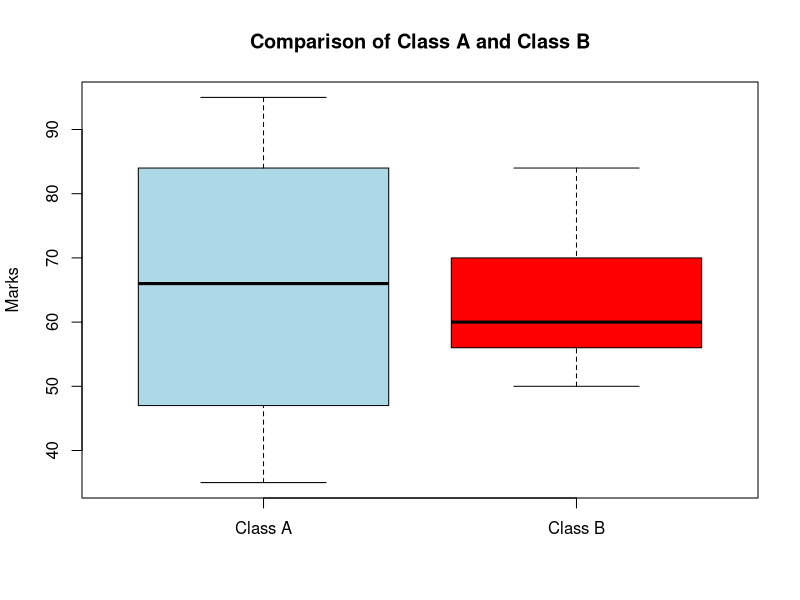

Source code (R):
##equal width
data<- c(5,10,11,13,15,35,50,55,72,92,204,215)
bins<-3
bin_indices<-cut(data,bins)
mean_smooth<-tapply(data,bin_indices,mean)
print(mean_smooth)
median_smooth<-tapply(data,bin_indices,median)
print(median_smooth)
min_max_smooth<-tapply(data,bin_indices,function(x)c(min(x), max(x)))
print(min_max_smooth)

#equal frequency (split)

data<- c(5,10,11,13,15,35,50,55,72,92,204,215)
bins<-3
bin_indices<-cut(seq_along(data),bins,lables=FALSE)
bin_data<-split(data,bin_indices)
mean_smooth<-sapply(bin_data,mean)
print(mean_smooth)
median_smooth<-sapply(bin_data,median)
print(median_smooth)
min_max_smooth<-sapply(bin_data,function(x)c(min(x), max(x)))
print(min_max_smooth)

## highest mean and median 
class_a <- c(76,35,47,64,95,66,89,36,84,76,35,47,64,95,66,89,36,84)

class_b <- c(51,56,84,60,59,70,73,66,50,51,56,84,60,59,70,63,66,50)

mean(class_a)
mean(class_b)

median(class_a)
median(class_b)

if(mean(class_a) > mean(class_b))
{
  cat("class a has highest mean value")
}else
{
  cat("class b has highest mean value")
}

if(median(class_a) > median(class_b))
{
  cat("the highest median is class a")
}else
{
  cat("the highest median is class b")
}


## graph plot 

class_a <- c(76,35,47,64,95,66,89,36,84,76,35,47,64,95,66,89,36,84)

class_b <- c(51,56,84,60,59,70,73,66,50,51,56,84,60,59,70,63,66,50)

boxplot(class_a, class_b,
        names = c("Class A", "Class B"),
        main = "Comparison of Class A and Class B",
        ylab = "Marks",
        col = c("lightblue", "red"))

## 
age1 <- c(23,23,27,27,39,41,47,49,50)
age2 <- c(52,54,56,57,58,58,60,61)

age <- c(age1, age2)

x <- 35

min_age <- min(age)
max_age <- max(age)

min_max <- (x - min_age) / (max_age - min_age)

cat("Minimum age =", min_age, "\n")
cat("Maximum age =", max_age, "\n")
cat("Min-Max normalized value of 35 =", min_max)


age1 <- c(23,23,27,27,39,41,47,49,50)
age2 <- c(52,54,56,57,58,58,60,61)

age <- c(age1, age2)

x <- 35

mean_age <- mean(age)
sd_age <- 12.94

z_score <- (x - mean_age) / sd_age

cat("Mean age =", mean_age, "\n")
cat("Standard deviation =", sd_age, "\n")
cat("Z-score normalized value of 35 =", z_score)
